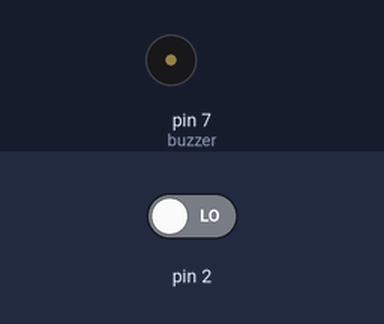
The sketch below on a simulated Arduino Uno, built with avr-gcc and run on an emulated ATmega328P. Parts: buzzer (waves = sounding, pin HIGH). Inputs (shaded band) come from the test bench; at power-on: pin 2 LOW.

Above: at 1.2 s.
1.3 s: pin 2 driven HIGH
At 2.3 s:
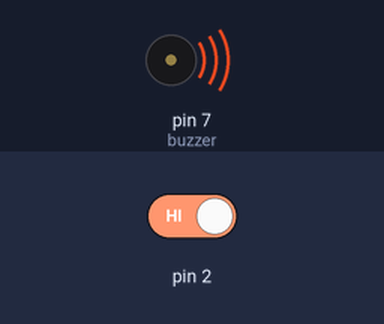
2.8 s: pin 2 driven LOW
At 3.5 s:
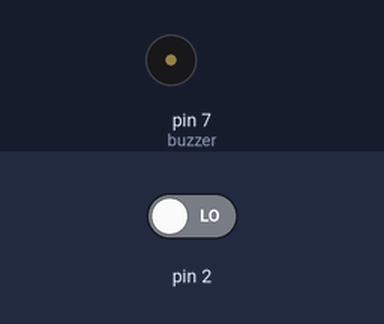
Timing chart, 0 to 5.8 s (numbered marks = the images above; inputs shaded):
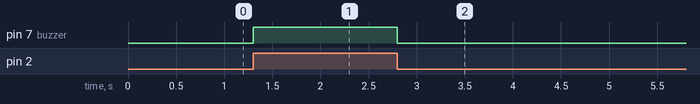

Measured:
- after the input at 1.3 s, pin 7 (buzzer): LOW → HIGH at once
- after the input at 2.8 s, pin 7 (buzzer): HIGH → LOW at once

The sketch:

raindrop.ino
```cpp
const int buzzer=7;
int i;
void setup() {

pinMode(buzzer,OUTPUT);
pinMode(2,INPUT);
}

void loop() {


if(digitalRead(2)==1)
{
  digitalWrite(buzzer,HIGH);

}

else
{
  digitalWrite(buzzer,LOW);

}


}
```
